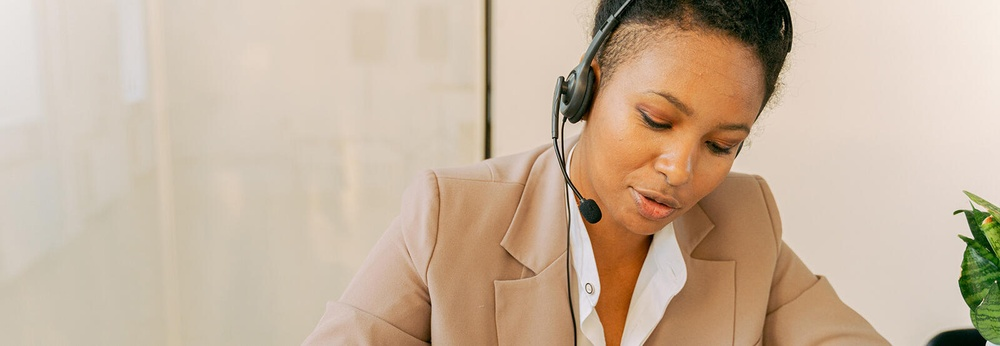
#> input picture Lady writing .jpeg, 1000 x 346 px, shrunk from 1600 x 553 before the run
$ jupyter execute 'face detection.ipynb'
#> lines starting #> are read from the running program, lines starting #| are printed output that depends on the picture; after the words box and inside, x2 and y2 are one past the last pixel; in counts of white or black regions, pixels touching at a corner belong together
[cell 1]
import cv2
import numpy as np

[cell 2]
img =  cv2.imread('Lady writing .jpeg')
#> img is the input picture: shape (346, 1000, 3); mean B, G, R 158.1, 179.5, 200.6

[cell 3]
from cv2 import CascadeClassifier

[cell 4]
classifier = CascadeClassifier('haarcascade_frontalface_default.xml')

[cell 5]
boxes = classifier.detectMultiScale(img, 1.1,1)
#> boxes = [[577, 34, 237, 237]]

[cell 6]
for box in boxes:
    x,y,width,height = box
    x2, y2 = x + width, y + height
    cv2.rectangle(img,(x,y),(x2,y2),(0,155,155),2)
#> this loop made 1 pass
#> (x, y, width, height, x2, y2) on pass 1: (577, 34, 237, 237, 814, 271)
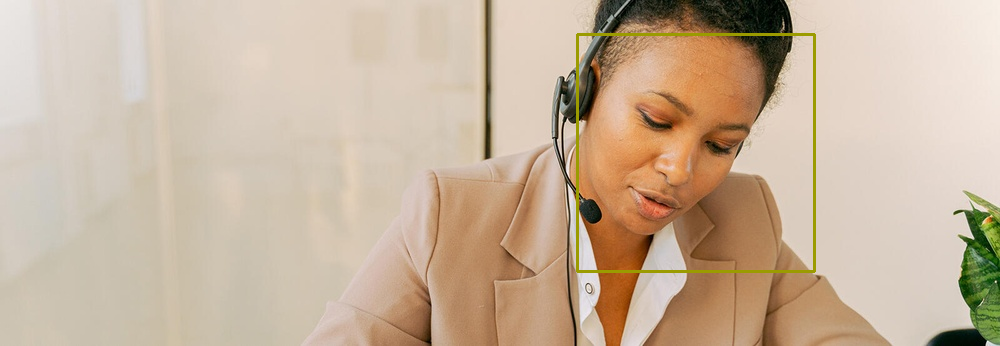
#> img: shape (346, 1000, 3); 0.82% of pixels changed, all inside (x1, y1, x2, y2) = (576, 33, 816, 273)

[cell 7]
crop = img[y:y+height, x:x+width]
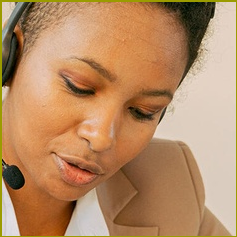
#> crop: shape (237, 237, 3); mean B, G, R 100.2, 139.1, 183
crop = cv2.GaussianBlur(crop,ksize=(15,15),sigmaX=100,sigmaY=100)
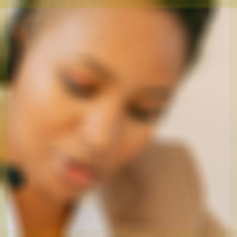
#> crop: shape (237, 237, 3); mean B, G, R 101.1, 139.1, 183.2
for i in crop:
    boxes = crop
